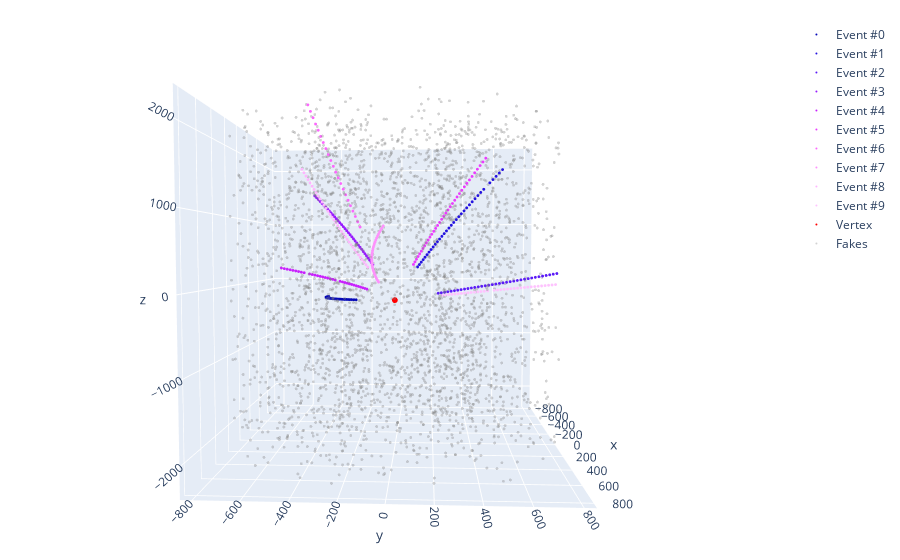

Source (notebook cell):
### Code cell
draw_event(
    hits=event.hits,
    fakes=event.fakes,
    vertex=event.vertex.numpy,
    labels=event.track_ids,
)
